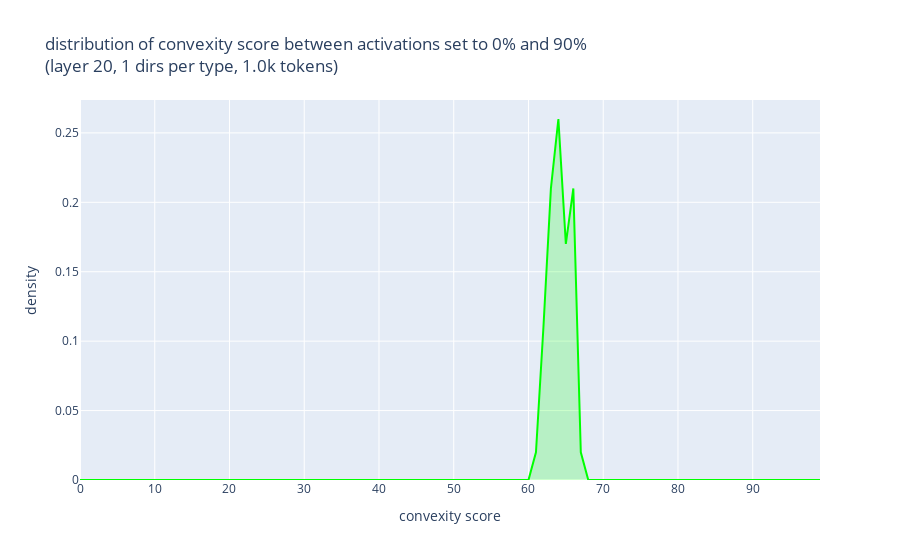
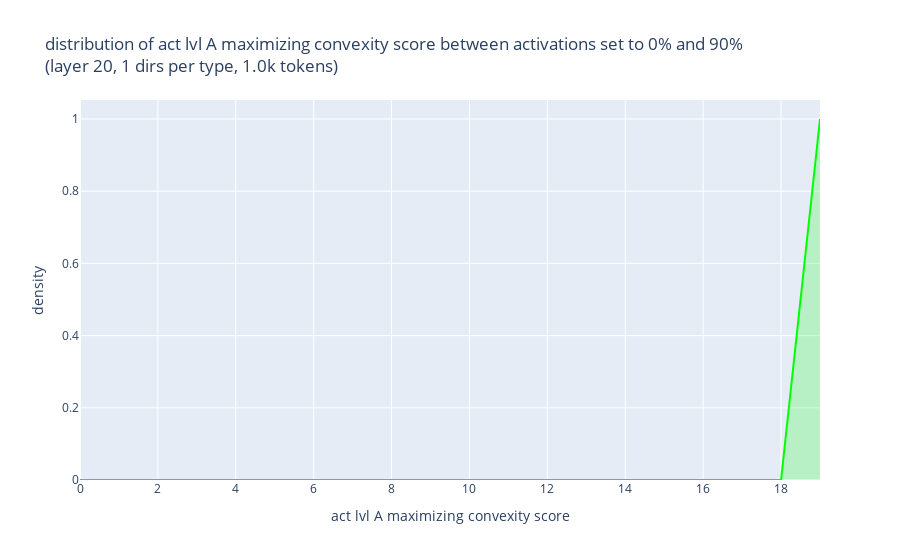

Notebook source saved alongside these figures, in order:
### Code cell
cvx_hist = sum(
    torch.histogram(
        dir.res_by_metric[jsd_metric].cvx_score,
        bins=100,
        range=(0.0, 1.0),
    )[0]
    for dir in dirs
)
cvx_hist_by_name = {
    "random": cvx_hist,
}
plot_hist(cvx_hist_by_name, color_by_name, "convexity score")
cvx_act_hist = sum(
    torch.histogram(
        dir.res_by_metric[jsd_metric].cvx_act.float(),
        bins=exctx.n_act,
        range=(0.0, exctx.n_act - 1),
    )[0]
    for dir in dirs
)
cvx_act_hist_by_name = {
    "random": cvx_act_hist,
}
plot_hist(cvx_act_hist_by_name, color_by_name, "act lvl A maximizing convexity score")

### Figure 1 — Plotly figure (JSON) as saved in the notebook; plotly's stock layout.template omitted (floating-point values rounded to 4 significant figures)
{"data": [{"fill": "tozeroy", "fillcolor": "rgba(0, 255, 0, 0.2)", "line": {"color": "rgb(0, 255, 0)", "width": 2}, "name": "random", "type": "scatter", "x": [0, 1, 2, 3, 4, 5, 6, 7, 8, 9, 10, 11, 12, 13, 14, 15, 16, 17, 18, 19, 20, 21, 22, 23, 24, 25, 26, 27, 28, 29, 30, 31, 32, 33, 34, 35, 36, 37, 38, 39, 40, 41, 42, 43, 44, 45, 46, 47, 48, 49, 50, 51, 52, 53, 54, 55, 56, 57, 58, 59, 60, 61, 62, 63, 64, 65, 66, 67, 68, 69, 70, 71, 72, 73, 74, 75, 76, 77, 78, 79, 80, 81, 82, 83, 84, 85, 86, 87, 88, 89, 90, 91, 92, 93, 94, 95, 96, 97, 98, 99], "y": [0, 0, 0, 0, 0, 0, 0, 0, 0, 0, 0, 0, 0, 0, 0, 0, 0, 0, 0, 0, 0, 0, 0, 0, 0, 0, 0, 0, 0, 0, 0, 0, 0, 0, 0, 0, 0, 0, 0, 0, 0, 0, 0, 0, 0, 0, 0, 0, 0, 0, 0, 0, 0, 0, 0, 0, 0, 0, 0, 0, 0, 0.02, 0.11, 0.21, 0.26, 0.17, 0.21, 0.02, 0, 0, 0, 0, 0, 0, 0, 0, 0, 0, 0, 0, 0, 0, 0, 0, 0, 0, 0, 0, 0, 0, 0, 0, 0, 0, 0, 0, 0, 0, 0, 0]}], "layout": {"legend": {"title": {"text": "dirs type"}}, "title": {"text": "distribution of convexity score between activations set to 0% and 90%<br>(layer 20, 1 dirs per type, 1.0k tokens)"}, "xaxis": {"title": {"text": "convexity score"}}, "yaxis": {"title": {"text": "density"}}}}

### Figure 2 — Plotly figure (JSON) as saved in the notebook; plotly's stock layout.template omitted (floating-point values rounded to 4 significant figures)
{"data": [{"fill": "tozeroy", "fillcolor": "rgba(0, 255, 0, 0.2)", "line": {"color": "rgb(0, 255, 0)", "width": 2}, "name": "random", "type": "scatter", "x": [0, 1, 2, 3, 4, 5, 6, 7, 8, 9, 10, 11, 12, 13, 14, 15, 16, 17, 18, 19], "y": [0, 0, 0, 0, 0, 0, 0, 0, 0, 0, 0, 0, 0, 0, 0, 0, 0, 0, 0, 1]}], "layout": {"legend": {"title": {"text": "dirs type"}}, "title": {"text": "distribution of act lvl A maximizing convexity score between activations set to 0% and 90%<br>(layer 20, 1 dirs per type, 1.0k tokens)"}, "xaxis": {"title": {"text": "act lvl A maximizing convexity score"}}, "yaxis": {"title": {"text": "density"}}}}
